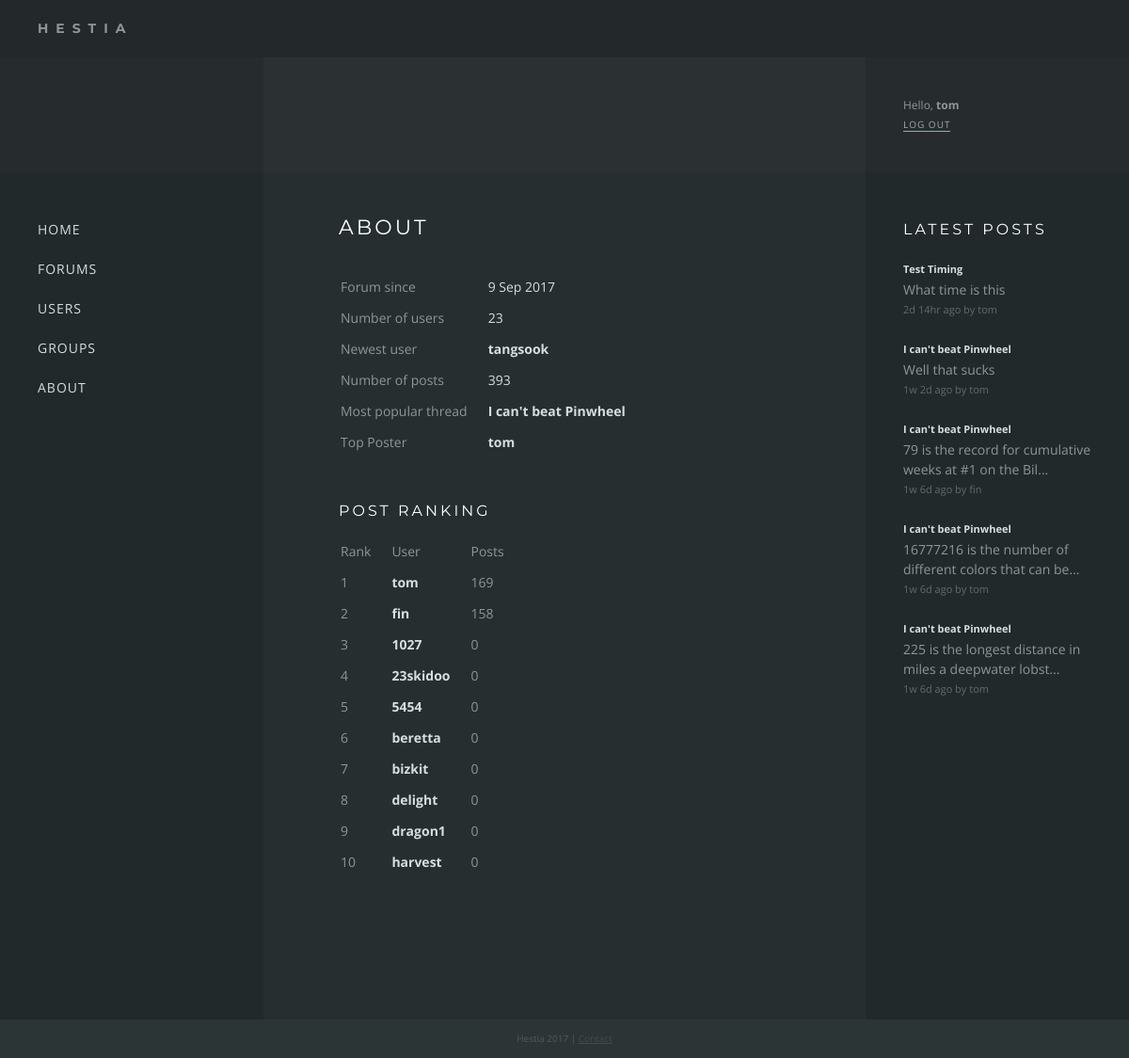
Before: /about (signed in) with the older database file.
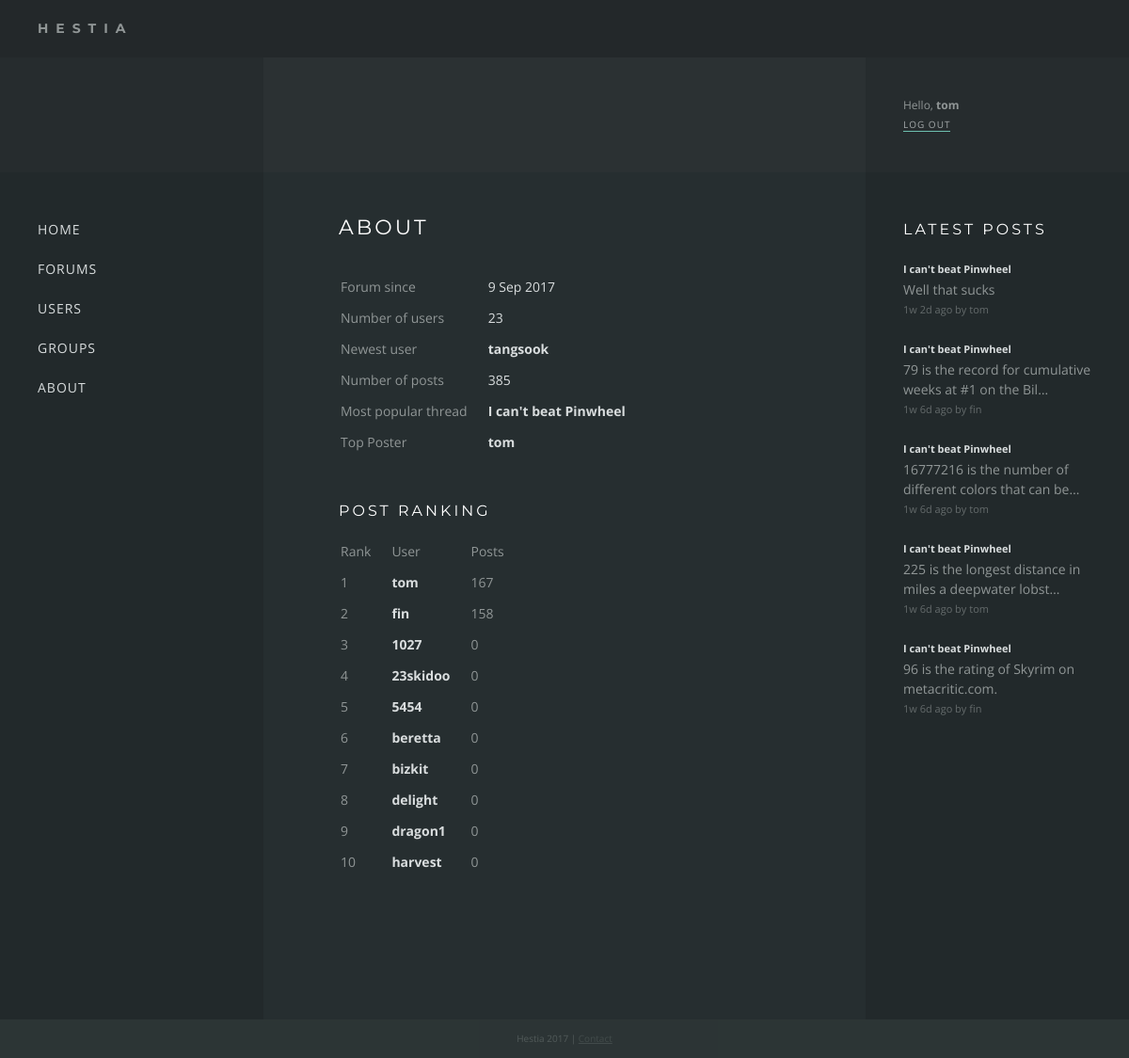
After: the same page with the newer database file.
### forums/models.py (models this page shows, shortened)
class Response(models.Model):
    thread = models.ForeignKey(Thread, on_delete=models.CASCADE)
    poster = models.ForeignKey(settings.AUTH_USER_MODEL)
    message = models.CharField(max_length=200)
    posted = models.DateTimeField('date posted')

class Thread(models.Model):
    title = models.CharField(max_length=200)
    message = models.CharField(max_length=200)
    posted = models.DateTimeField('date posted')
    poster = models.ForeignKey(settings.AUTH_USER_MODEL, null=True)
    def was_posted_recently(self):
        now = timezone.now()
        return now - datetime.timedelta(days=1) <= self.posted <= now
    was_posted_recently.posted  = True
    was_posted_recently.boolean = True
    was_posted_recently.short_description = 'Published recently?'

### hestia/views.py (the view)
# urls.py: url(r'^about$', views.about, name='about'),
def about(request):
    first_posted = Thread.objects.all().aggregate(Min('posted'))
    number_of_users = User.objects.count()
    newest_user = User.objects.order_by('-date_joined').first()
    number_of_posts = Thread.objects.count() + Response.objects.count()
    popular_thread = Thread.objects.annotate(num_replies=Count('response')).order_by('-num_replies').first()
    top_poster = User.objects.annotate(num_replies=Count('response')).order_by('-num_replies').first()
    post_rankings = User.objects.annotate(num_replies=Count('response')).order_by('-num_replies')[:10]
    data = {
        'first_posted': first_posted,
        'number_of_users': number_of_users,
        'newest_user': newest_user,
        'number_of_posts': number_of_posts,
        'popular_thread': popular_thread,
        'top_poster': top_poster,
        'post_rankings': post_rankings
    }
    return render(request, 'about.html', data)

### templates/about.html
{% extends "base.html" %}
{% block content %}
    <h1>{% block title %}About{% endblock %}</h1>
    <table class="about">
        <tr>
            <td>Forum since</td>
            <td>{{ first_posted.posted__min|date:"j M Y" }}</td>
        </tr>
        <tr>
            <td>Number of users</td>
            <td>{{ number_of_users }}</td>
        </tr>
        <tr>
            <td>Newest user</td>
            <td><a href="/users/profile/{{ newest_user.username }}">{{ newest_user.username }}</a></td>
        </tr>
        <tr>
            <td>Number of posts</td>
            <td>{{ number_of_posts }}</td>
        </tr>
        <tr>
            <td>Most popular thread</td>
            <td><a href="/forums/{{ popular_thread.id }}">{{ popular_thread.title }}</a></td>
        </tr>
        <tr>
            <td>Top Poster</td>
            <td><a href="/users/profile/{{ top_poster.username }}">{{ top_poster.username }}</a></td>
        </tr>
    </table>
    <h2>Post Ranking</h2>
    <table class="post-ranking">
        <thead>
            <tr>
                <td>Rank</td>
                <td>User</td>
                <td>Posts</td>
            </tr>
        </thead>
    {% for poster in post_rankings %}
        <tr>
            <td>{{ forloop.counter }}</td>
            <td><a href="/users/profile/{{ poster.username }}">{{ poster.username }}</a></td>
            <td>{{ poster.num_replies }}</td>
        </tr>
    {% endfor %}
    </table>
{% endblock %}

### templates/base.html (shortened to what this page needs)
{% load static %}
{% load timesinceshort %}
<!DOCTYPE html>
<html>
<head>
    <link rel="stylesheet" type="text/css" href="{% static 'forums/style.css' %}" />
</head>
<body>
<div class="wrapper">
    <div class="header"><div class="title">Hestia</div></div>
    <div class="hero">
        <div class="box sidebar">
        </div>
        <div class="box content">
        </div>
        <div class="box sidebar auth">
        {% if user.is_authenticated %}
            <div class="name">Hello, <a href="/users/profile/{{ user.username }}">{{ user.username }}</a></div>
            <a href="/users/logout">Log out</a>
        {% else %}
            <a href="/users/login">Log in</a> <span>or</span> <a href="/users/register">Register</a>
        {% endif %}
        </div>
    </div>
    <div class="main">
        <div class="box sidebar">
            <nav>
            <ul>
            <li><a href="/">Home</a></li>
            <li><a href="/forums">Forums</a></li>
            <li><a href="/users">Users</a></li>
            <li><a href="/groups">Groups</a></li>
            <li><a href="/about">About</a></li>
            </ul>
            </nav>
        </div>
        <div class="box content">
            {% block content %}{% endblock %}
        </div>
        <div class="box sidebar">
            <div class="recent-responses">
                <h2>Latest Posts</h2>
                {% for recent_response in request.recent_responses %}
                <div class="response">
                    <a href="/forums/{{ recent_response.thread.id }}?page=last#{{ recent_response.id }}">
                        <div class="text-small title"><b>{{ recent_response.thread.title }}</b></div><br>
                        {{ recent_response.message|striptags|truncatechars:55 }}
                        <div class="text-small posted">{{ recent_response.posted|timesinceshort }} ago by {{ recent_response.poster.username }}</div>
                    </a>
                </div>
                {% endfor %}
            </div>
        </div>
    </div>
    <div class="footer">Hestia 2017 | <a href="">Contact</a></div>
</div>
</body>
</html>

Changed rows visible on the page:
removed Response: thread "Test Timing", message "What time is this", posted "2d 14hr", poster.username "tom"
now on this page (row unchanged): Response: thread "I can't beat Pinwheel", message "96 is the rating of Skyrim on metacritic.com.", posted "1w 6d", poster.username "fin"
Other visible differences:
{{ number_of_posts }}: "393" → "385"
{{ poster.num_replies }}: "169" → "167"
